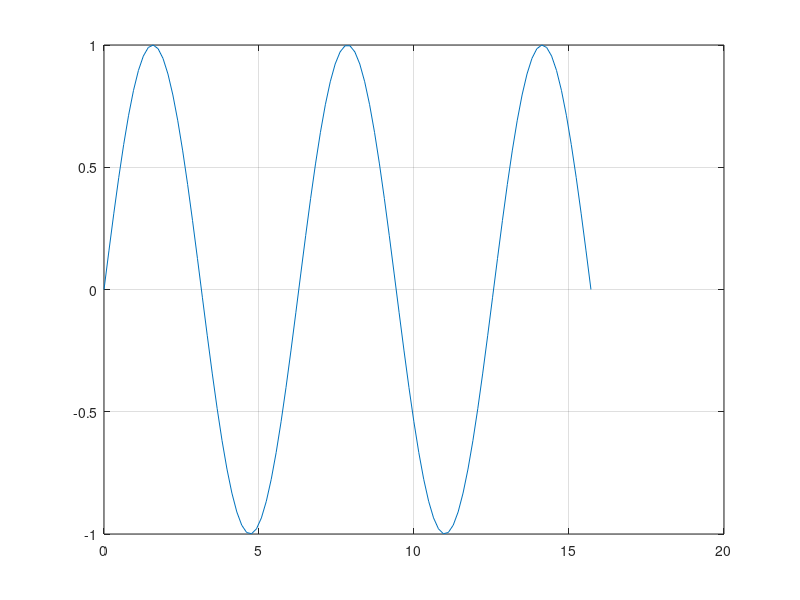

The MATLAB source for this figure:
clc;
clear;
close all;

%{
x = linspace(0, 5*pi, 100);
y = sin(x);
plot(x, y);
enter in the example code above
to draw a sine wave. Run the script. What is the length of the array y ?
%}

x = linspace(0, 5*pi, 100);
y = sin(x);
plot(x, y);
grid on;
disp(['Length of y : ', num2str(length(y))]);